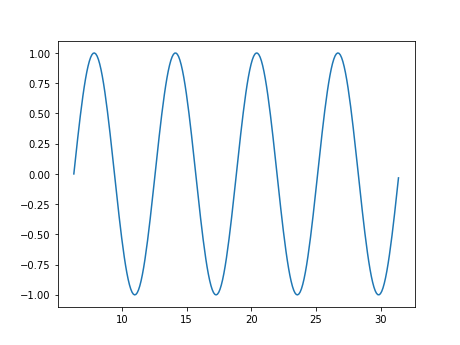

Write Python code to recreate this figure.

import numpy as np
import matplotlib.pyplot as plt

x = np.arange(2*np.pi,10*np.pi,0.1)   # inicio,final,intervalo
y = np.sin(x)

fig = plt.figure()
plt.plot(x,y)
plt.savefig("/home/u196560/carpeta_test/sen_curva.png", dpi = 72)
plt.close(fig)
